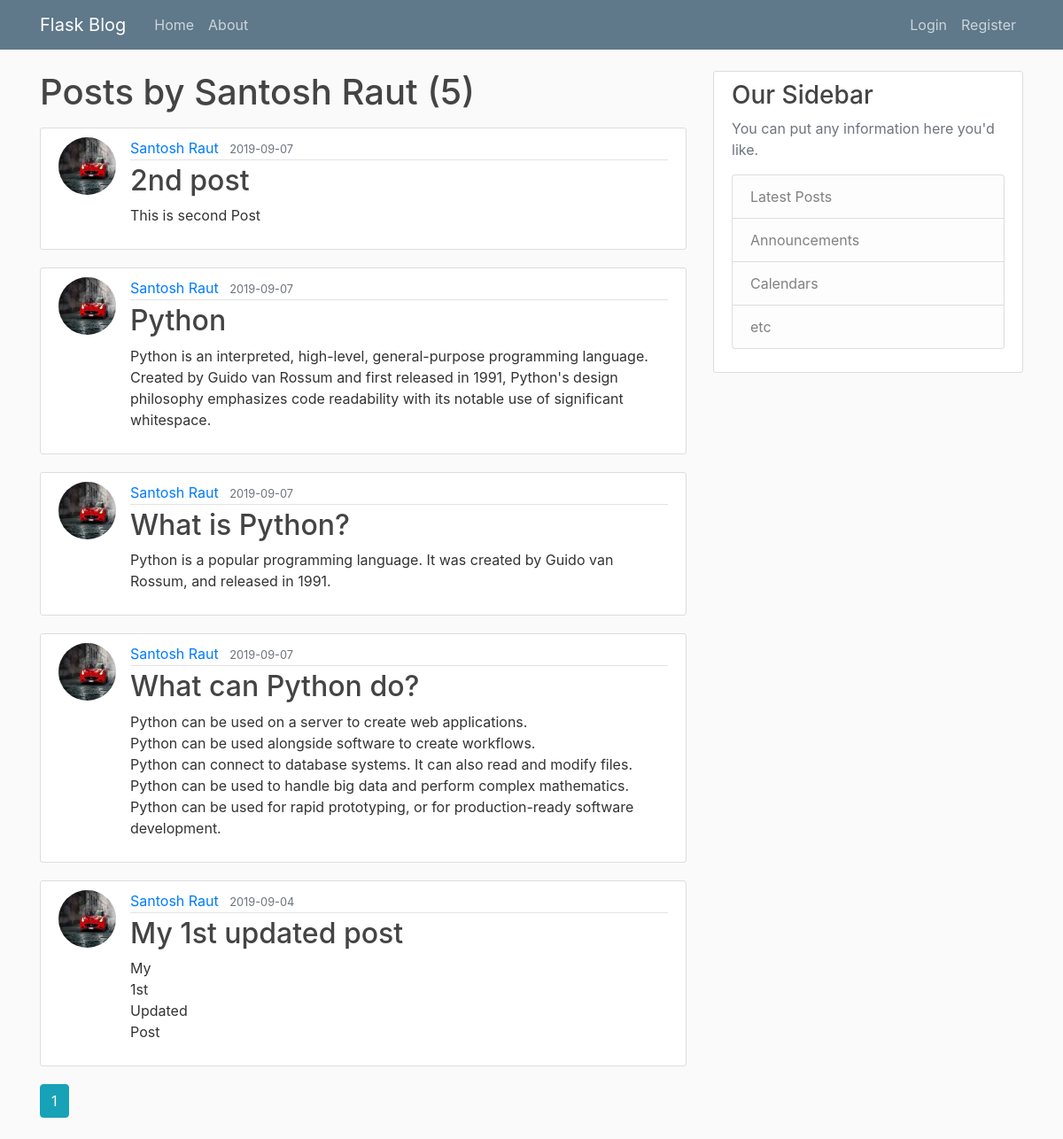
/user/Santosh Raut, run on an earlier commit of the app's database.
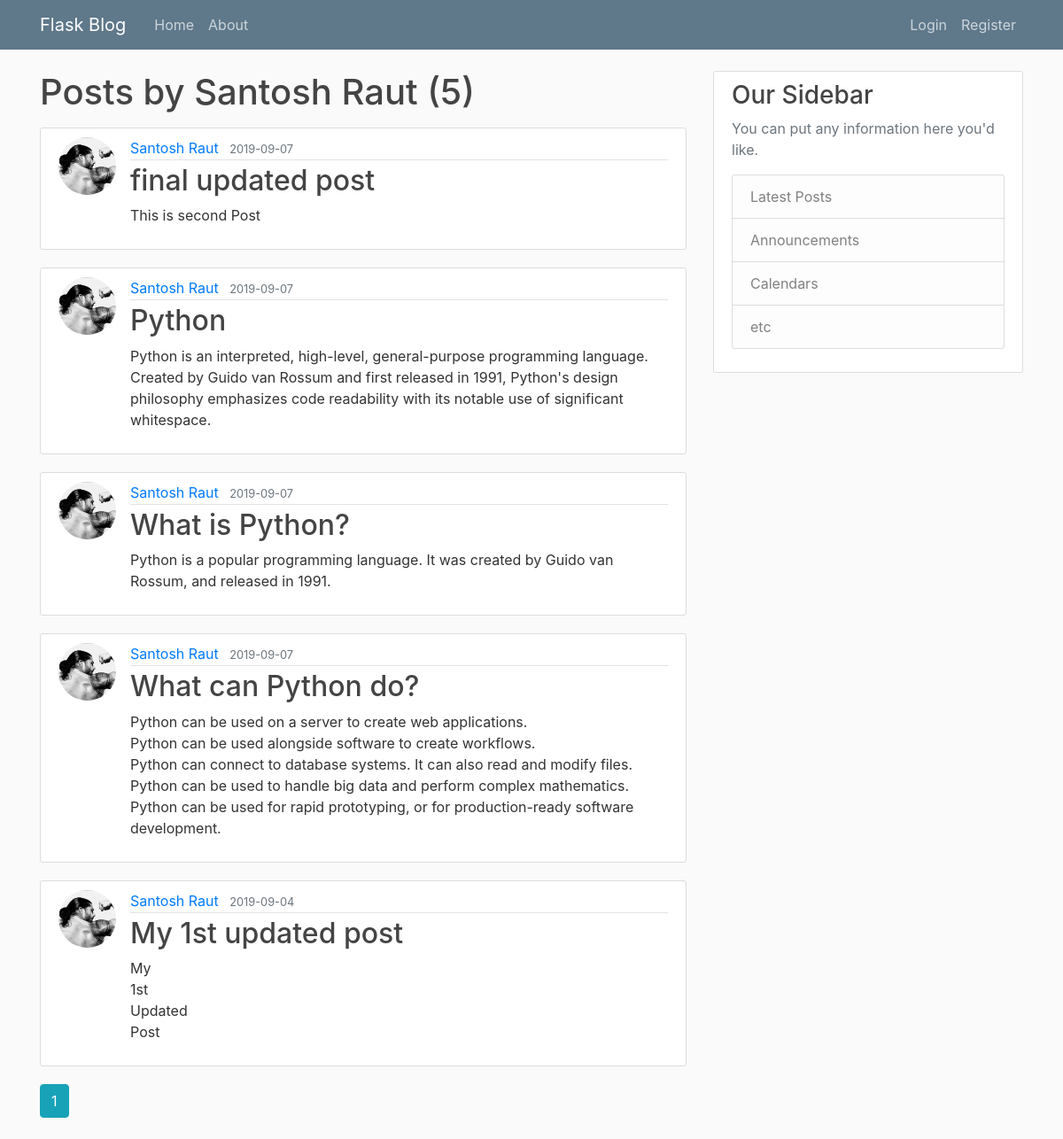
And on a later commit of the database.
### flaskblog/models.py (models this page shows, shortened)
class Post(db.Model):
    id = db.Column( db.Integer, primary_key = True )
    title = db.Column(db.String(100), nullable=False )
    date_posted = db.Column(db.DateTime, nullable=False, default=datetime.utcnow())
    content = db.Column(db.Text, nullable=False)
    user_id = db.Column(db.Integer, db.ForeignKey('user.id'), nullable=False)

class User(db.Model, UserMixin):
    id = db.Column( db.Integer, primary_key = True )
    username = db.Column(db.String(20), unique=True, nullable=False )
    email = db.Column(db.String(120), unique=True, nullable=False)
    image_file = db.Column(db.String(120), nullable=False, default='default.jpg')
    password = db.Column(db.String(60), nullable=False)
    posts = db.relationship('Post', backref='author', lazy=True)

### flaskblog/users/routes.py (the view)
@users.route("/user/<string:username>")
def user_posts(username):
    page = request.args.get('page', 1, type=int)
    user = User.query.filter_by(username=username).first_or_404()
    posts = Post.query.filter_by(author=user)\
        .order_by(Post.date_posted.desc())\
        .paginate(page=page, per_page=5)
    return render_template('user_posts.html', posts=posts, user=user)

### flaskblog/templates/user_posts.html
{% extends 'layout.html' %}
{% block content %}
    <h1 class="mb-3">Posts by {{ user.username }} ({{ posts.total }})</h1>
    {% for post in posts.items %}
        <article class="media content-section">
            <img class="rounded-circle article-img" src="{{ url_for('static', filename='profile_pics/' + post.author.image_file)}}">
            <div class="media-body">
                <div class="article-metadata">
                  <a class="mr-2" href="{{ url_for('users.user_posts', username=post.author.username) }}">{{ post.author.username }}</a>
                  <small class="text-muted">{{ post.date_posted.strftime('%Y-%m-%d') }}</small>
                </div>
                <h2><a class="article-title" href="{{ url_for('posts.post', post_id=post.id) }}">{{ post.title }}</a></h2>
                <p class="article-content">{{ post.content }}</p>
            </div>
        </article>
    {% endfor %}
    {% for page_num in posts.iter_pages(left_edge=1, right_edge=1, left_current=1, right_current=2) %}
        {% if page_num %}
            {% if posts.page == page_num %}
                <a class="btn btn-info mb-4" href="{{ url_for('users.user_posts',username=user.username, page=page_num) }}">{{ page_num }}</a>
            {% else %}
                <a class="btn btn-outline-info mb-4" href="{{ url_for('users.user_posts',username=user.username, page=page_num) }}">{{ page_num }}</a>
            {% endif %}
        {% else %}
            ...
        {% endif %}
    {% endfor %}
{% endblock %}

What changed in the data, as far as the page shows it:
changed Post "This is second Post": image_file: a different picture; title "2nd post" → "final updated post"
changed through a linked row, Post "Python": image_file: a different picture
changed through a linked row, Post "What is Python?": image_file: a different picture
changed through a linked row, Post "What can Python do?": image_file: a different picture
changed through a linked row, Post "My 1st updated post": image_file: a different picture
